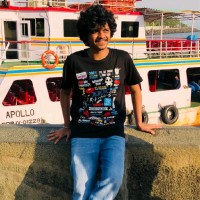
#> input picture 1. Basic Programs using OpenCV/Bhaskar.jpeg, 200 x 200 px
$ python 3.colorconvert.py
#> lines starting #> are read from the running program, lines starting #| are printed output that depends on the picture
import cv2
image = cv2.imread('Bhaskar.jpeg') #Read Image
#> image is the input picture: shape (200, 200, 3); mean B, G, R 94.6, 109.8, 126.2
greyImage = cv2.cvtColor(image,cv2.COLOR_BGR2GRAY) #Color Conversion
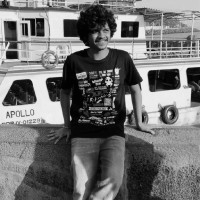
#> greyImage: shape (200, 200); min 0, max 245, mean 113
cv2.imwrite('gray_image.jpeg',greyImage) #Save i.e. Write on image
cv2.imshow('Color_image',image) #This will show you colored images i.e. Original Image
cv2.imshow('Grey_image',greyImage) #This will show you gray image which we recently converted
cv2.waitKey(0) #It will present on the screen for infinite time (0: Infinite Time , 1000: 1 sec)
cv2.destroyAllWindows() #Necessary to destro all windows.
